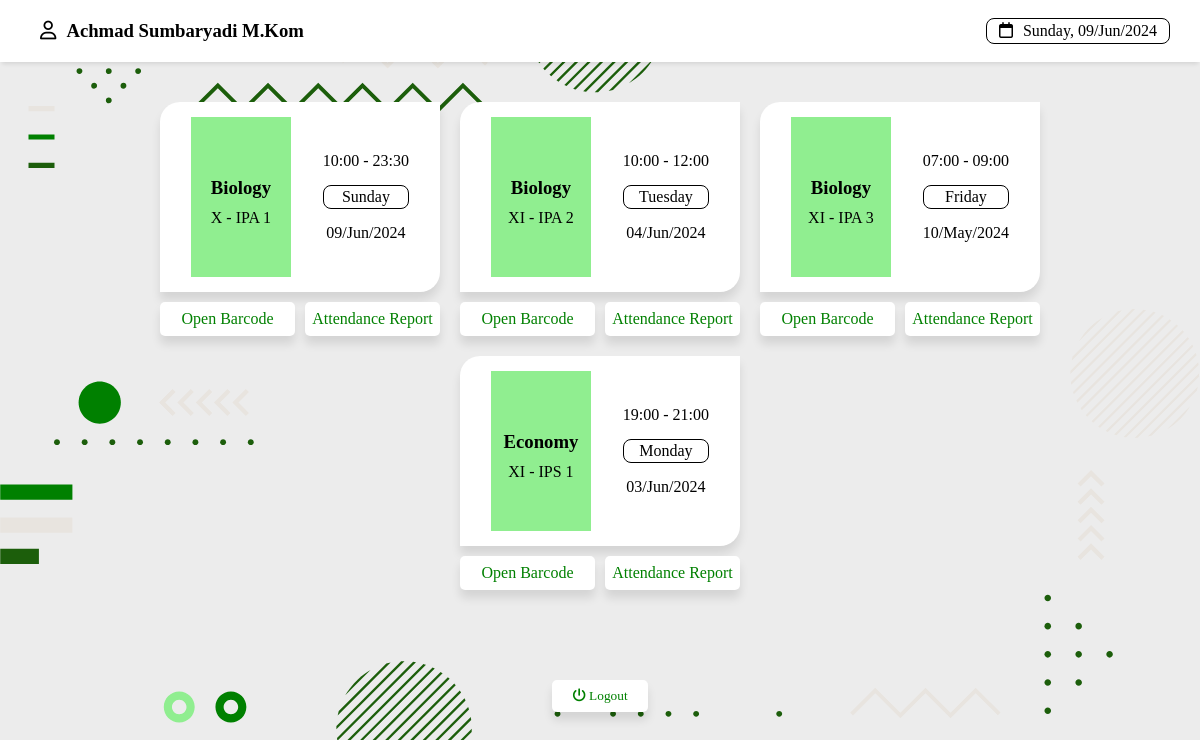
The app's page /admin/index.php (signed in) with its own data.
### tables this page shows
CREATE TABLE `kelas` (
  `id_kelas` char(5) NOT NULL,
  `id_guru` int DEFAULT NULL,
  `pelajaran` varchar(255) NOT NULL,
  `ruangan` varchar(10) NOT NULL,
  `hari` varchar(20) NOT NULL,
  `mulai` time NOT NULL,
  `selesai` time NOT NULL,
  `tanggal` date DEFAULT NULL
);

### admin/index.php (the view, shortened to what this page needs)
<?php
$pdo = connectToDatabase();
$stmt = $pdo->prepare('SELECT * FROM kelas WHERE id_guru = :user_id');
$stmt->bindParam(':user_id', $_SESSION['user_id']);
$stmt->execute();
$classes = $stmt->fetchAll(PDO::FETCH_ASSOC);
?>
<!DOCTYPE html>
<html lang="en">
<head>
    <link rel="stylesheet" href="../component/css/style.css">
    <link rel="stylesheet" href="https://cdnjs.cloudflare.com/ajax/libs/font-awesome/6.5.2/css/all.min.css">
</head>
<body>
    <header>
        <div class="container">
            <h3><i class="fa-regular fa-user"></i><?= $_SESSION['name']; ?></h3>
            <div class="date">
                <p><i class="fa-regular fa-calendar"></i><?= date('l, d/M/Y'); ?></p>
            </div>
        </div>
    </header>
    <section>
        <?php foreach ($classes as $class) : ?>
        <div class="class">
            <div class="class-card">
                <div class="class-name">
                    <h3><?= $class['pelajaran']; ?></h3>
                    <p><?= $class['ruangan']; ?></p>
                </div>
                <div class="class-info">
                    <p><?= date('H:i', strtotime($class['mulai'])); ?> - <?= date('H:i', strtotime($class['selesai'])); ?></p>
                    <p style="border: 1px solid; padding: 2px; border-radius: 8px"><?= $class['hari']; ?></p>
                    <p><?= date('d/M/Y', strtotime($class['tanggal'])); ?></p>
                </div>
            </div>
            <div class="link-container">
                <a href="barcode.php?id=<?= $class['id_kelas']; ?>">Open Barcode</a>
                <a href="report.php?id=<?= $class['id_kelas']; ?>">Attendance Report</a>
            </div>
        </div>
        <?php endforeach; ?>
    </section>
    <section id="logout">
        <form action="" method="post">
            <button name="logout"><i class="fa-solid fa-power-off"></i> Logout</button>
        </form>
    </section>
</body>
</html>

### component/css/style.css (style rules this page uses)
* { padding: 0; margin: 0; font-family: 'Times New Roman', Times, serif; }
body { background-color: #ececec; background-repeat: repeat; background-position: center; background-size: cover; z-index: -1; position: relative; margin: 0; padding: 0; }
.container { padding: 0 30px; }
header { padding: 10px 0; background-color: #ffffff; box-shadow: 0 4px 4px -2px rgba(0, 0, 0, 0.1); }
header .container { display: flex; justify-content: space-between; }
.date { display: flex; flex-direction: column; align-items: center; justify-content: center; }
.date p { border: 1px solid #000000; padding: 3px 12px; text-align: center; border-radius: 8px; }
.date i, h3 i { margin-right: 10px; }
h3 { margin: 10px; }

### admin/index.php (style rules this page uses)
body { background-image: url('../component/svg/Frame2.svg'); }
section { display: flex; flex-wrap: wrap; justify-content: center; padding: 30px; }
.class { margin: 10px; }
.class-card { display: flex; justify-content: space-around; background-color: white; border-radius: 20px 0 20px 0; box-shadow: 0 8px 10px rgba(0, 0, 0, 0.1); width: 250px; padding: 15px; text-align: center; }
.class-name { background-color: lightgreen; width: 40%; padding: 50px 0px; }
.class-info { align-content: center; }
.class-info p { margin: 15px 0; }
.link-container { display: flex; gap: 10px; align-items: center; margin-top: 10px; text-align: center; }
a, button[name="logout"] { border: none; text-decoration: none; color: green; background-color: #fff; width: 100%; padding: 8px 0; border-radius: 5px; transition: background-color 0.3s ease; box-shadow: 0 8px 10px rgba(0, 0, 0, 0.1); }
form { display: flex; justify-content: center; align-items: center; margin-top: 20px; }
button[name="logout"] { padding: 8px 20px; }

### records on screen
kelas: pelajaran "Biology", ruangan "X - IPA 1", mulai "10:00", selesai "23:30", hari "Sunday", tanggal "09/Jun/2024"
kelas: pelajaran "Biology", ruangan "XI - IPA 2", mulai "10:00", selesai "12:00", hari "Tuesday", tanggal "04/Jun/2024"
kelas: pelajaran "Biology", ruangan "XI - IPA 3", mulai "07:00", selesai "09:00", hari "Friday", tanggal "10/May/2024"
kelas: pelajaran "Economy", ruangan "XI - IPS 1", mulai "19:00", selesai "21:00", hari "Monday", tanggal "03/Jun/2024"

### other values on screen
$_SESSION['name'] "Achmad Sumbaryadi M.Kom"
